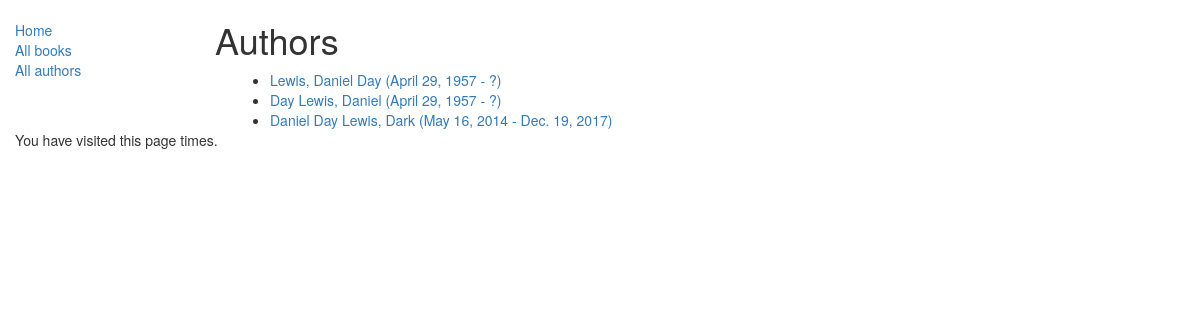
Screenshot of /catalog/authors/ with the database file from the repository.
### catalog/models.py (models this page shows)
class Author(models.Model):
    first_name = models.CharField(max_length=100)
    last_name = models.CharField(max_length=100)
    date_of_birth = models.DateField(null=True, blank=True)
    date_of_death = models.DateField('Died', null=True, blank=True)
    def get_absolute_url(self):
        return reverse('author-detail', args=[str(self.id)])
    def __str__(self):
        return '%s, %s' % (self.last_name, self.first_name)

### catalog/views.py (the view)
class AuthorListView(generic.ListView):
    model = Author # shorthand for queryset = Author.objects.all()
    paginate_by = 10

### catalog/templates/catalog/author_list.html (shortened to what this page needs)
{% extends "base_generic.html" %}
{% block content %}
<h1>Authors</h1>
    {% if author_list %}
        <ul id="author-list">
            {% for author in author_list %}
            <div class="col-sm-10">
                <li><a href="{{ author.get_absolute_url }}">{{ author }} ({{ author.date_of_birth }} - {% if author.date_of_death %}{{ author.date_of_death }}{% else %}?{% endif %})</a></li>
            </div>
        {% endfor %}
        </ul>
    {% else %}
    <p>There are no authors in the library...</p>
    {% endif %}
{% endblock %}

### rows the page displays
Author: last_name+first_name "Lewis, Daniel Day", date_of_birth "April 29, 1957"
Author: last_name+first_name "Day Lewis, Daniel", date_of_birth "April 29, 1957"
Author: last_name+first_name "Daniel Day Lewis, Dark", date_of_birth "May 16, 2014", date_of_death "Dec. 19, 2017"
